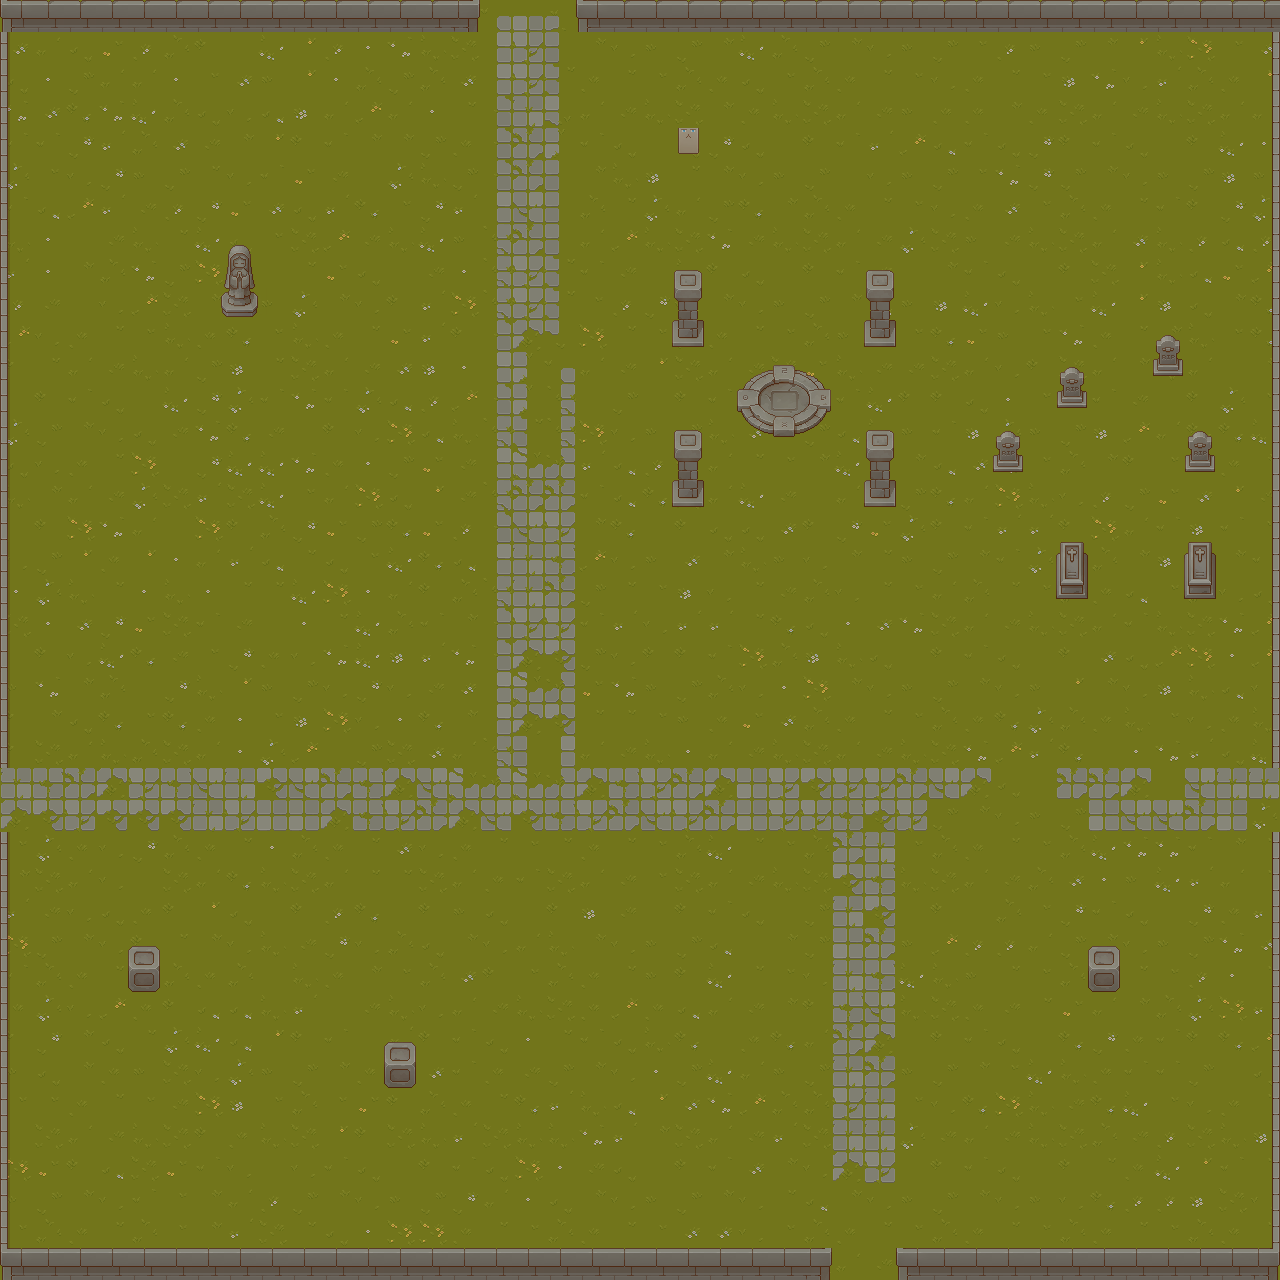

A 2D game scene composited from a Tiled map and its tileset images. What follows is a short description and the map's XML, with each tile layer's data collapsed to a summary:
An orthogonal 40x40 tile map with 32x32 px tiles, 4 tile layers (background, walls, obstacles, npcs), 4 tilesets and 3 objects (2x passage, location).

<map version="1.10" tiledversion="1.10.2" orientation="orthogonal" renderorder="right-down" width="40" height="40" tilewidth="32" tileheight="32" infinite="0" nextlayerid="7" nextobjectid="11">
 <tileset firstgid="1" source="../Tilesets/TX Tileset Grass.tsx" />
 <tileset firstgid="65" source="../Tilesets/TX Tileset Wall.tsx" />
 <tileset firstgid="321" source="../Tilesets/TX Props.tsx" />
 <tileset firstgid="577" source="player.tsx" />
 <layer id="1" name="background" width="40" height="40">
  <data>[1600 cells, 1600 non-empty, 53 distinct tile ids]</data>
 </layer>
 <layer id="2" name="walls" width="40" height="40">
  <data>[1600 cells, 147 non-empty, 6 distinct tile ids]</data>
 </layer>
 <layer id="3" name="obstacles" width="40" height="40">
  <data>[1600 cells, 46 non-empty, 24 distinct tile ids]</data>
 </layer>
 <layer id="4" name="npcs" width="40" height="40">
  <data>[1600 cells, 1 non-empty, 1 distinct tile ids]</data>
 </layer>
 <objectgroup id="6" name="doors">
  <object id="7" name="exit1" type="passage" x="488" y="5.33333" width="77.3333" height="17.3333">
   <properties>
    <property name="link" value="exit4" />
   </properties>
  </object>
  <object id="8" name="exit4" type="passage" x="841.333" y="1253.33" width="44" height="16">
   <properties>
    <property name="link" value="exit1" />
   </properties>
  </object>
  <object id="9" name="defaultstart" type="location" x="461.333" y="264" width="10.6667" height="14.6667" />
 </objectgroup>
</map>
